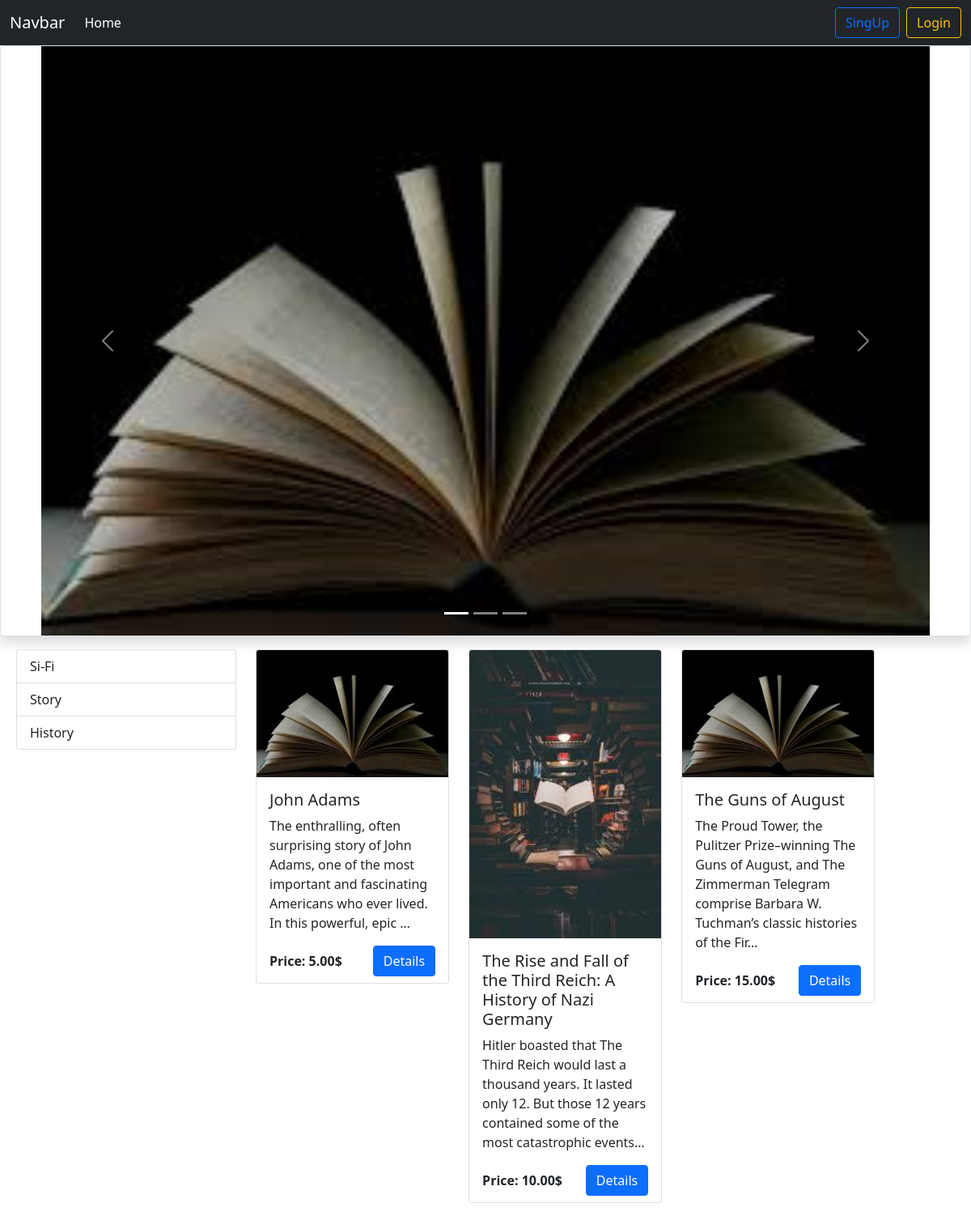
Before: /category/3 with the older database file.
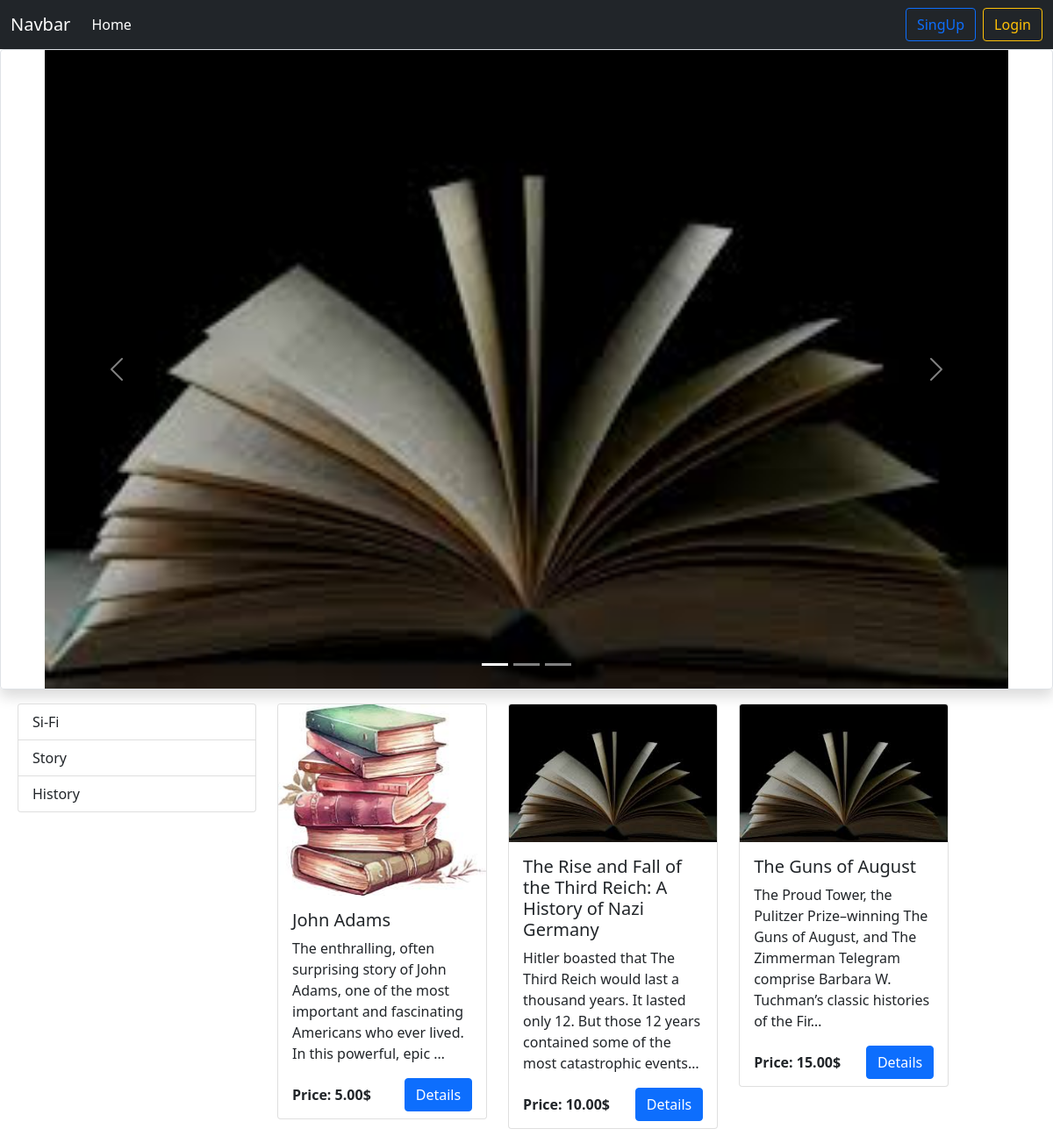
After: the same page with the newer database file.
### Books/models.py (models this page shows, shortened)
class CategoryModel(models.Model):
    category = models.CharField(max_length=30)

class BookModel(models.Model):
    name = models.CharField(max_length=100)
    image = models.ImageField(upload_to='Media/',blank=True)
    description = models.TextField()
    borrowingPrice = models.DecimalField(decimal_places=2,max_digits=5)
    category = models.ForeignKey(CategoryModel,on_delete=models.CASCADE)

### Core/views.py (the view)
# urls.py: path('category/<int:id>',ViewByCategory,name='viewByCategory'),
def ViewByCategory(request,id):
    categorys = CategoryModel.objects.all()
    books = BookModel.objects.filter(category=id)
    return render(request,'home.html',{'categorys':categorys,'books':books})

### templates/home.html
{% extends "base.html" %}
{% load static %}
{% block content %}
<div class="border rounded shadow">
    {% include "carousel.html" %}
</div>
<div class="row my-3 mx-2">
    <div class="col-sm-12 col-md-3">
      <div class="list-group" id="list-tab" role="tablist">
        {% for category in categorys %}
        <a class="list-group-item list-group-item-action fw-semibold" href={% url "viewByCategory" category.id %} role="tab" aria-controls="list-home">{{category.category}}</a>
        {% endfor %}
      </div>
    </div>
    <div class="col-sm-12 col-md-8">
      <div class="tab-content" id="nav-tabContent">
        <div class="row row-cols-1 row-cols-md-3 g-4">
        {% for book in books %}
            <div class="col">
              <div class="card">
                <img src="{% static book.image %}" class="card-img-top" alt="...">
                <div class="card-body">
                  <h5 class="card-title">{{book.name}}</h5>
                  <p class="card-text">{{book.description|truncatechars:150}}</p>
                </div>
              <div class="d-flex align-items-center justify-content-between mx-3 pb-2">
                <p class="fw-bold mb-0">Price: {{book.borrowingPrice}}$</p>
                <a class="btn btn-primary" href={% url "detailsview" book.id %}>Details</a>
              </div>
              </div>
            </div>
        {% endfor %}
        </div>
      </div>
    </div>
  </div>
{% endblock content %}

### templates/base.html (shortened to what this page needs)
<!DOCTYPE html>
<html lang="en">
<head>
    <link href="https://cdn.jsdelivr.net/npm/bootstrap@5.0.2/dist/css/bootstrap.min.css" rel="stylesheet">
</head>
<body>
    {% include "navbar.html" %}
    {% block content %}{% endblock content %}
</body>
</html>

### templates/navbar.html (shortened to what this page needs)
<nav class="navbar navbar-expand-lg navbar-dark bg-dark">
    <div class="container-fluid">
      <a class="navbar-brand" href={% url "homepage" %}>Navbar</a>
      <div class="collapse navbar-collapse" id="navbarSupportedContent">
        <ul class="navbar-nav me-auto mb-2 mb-lg-0">
          <li class="nav-item">
            <a class="nav-link active" aria-current="page" href={% url "homepage" %}>Home</a>
          </li>
        </ul>
        <div class="d-flex align-items-center">
          {% if user.is_authenticated %}
          <p class="text-white mb-0 me-2">Hello {{request.user.first_name}} {{request.user.last_name}} (Balance: {{request.user.account.deposit}}) </p>
          <a class="btn btn-outline-primary" href={% url "profile" %}>Profile</a>
          <a class="btn btn-outline-warning ms-2" href={% url "logout" %}>Logout</a>
          {% else %}
          <a class="btn btn-outline-primary" href={% url "singup" %}>SingUp</a>
          <a class="btn btn-outline-warning ms-2" href={% url "login" %}>Login</a>
          {% endif %}
        </div>
      </div>
    </div>
  </nav>

### templates/carousel.html (shortened to what this page needs)
{% load static %}
<div id="carouselExampleIndicators" class="carousel slide col-11 mx-auto" data-bs-ride="carousel">
    <div class="carousel-indicators">
      <button type="button" data-bs-target="#carouselExampleIndicators" data-bs-slide-to="0" class="active" aria-current="true" aria-label="Slide 1"></button>
      <button type="button" data-bs-target="#carouselExampleIndicators" data-bs-slide-to="1" aria-label="Slide 2"></button>
      <button type="button" data-bs-target="#carouselExampleIndicators" data-bs-slide-to="2" aria-label="Slide 3"></button>
    </div>
    <div class="carousel-inner">
      <div class="carousel-item active">
        <img src={% static "4.jpeg" %} class="d-block w-100 img-fluid" alt="...">
      </div>
    </div>
    <button class="carousel-control-prev" type="button" data-bs-target="#carouselExampleIndicators" data-bs-slide="prev">
      <span class="carousel-control-prev-icon" aria-hidden="true"></span>
    </button>
    <button class="carousel-control-next" type="button" data-bs-target="#carouselExampleIndicators" data-bs-slide="next">
      <span class="carousel-control-next-icon" aria-hidden="true"></span>
    </button>
  </div>

Changed rows visible on the page:
changed BookModel "John Adams": image: a different picture
changed BookModel "The Rise and Fall of the Third Reich: A History of Nazi Germany": image: a different picture
